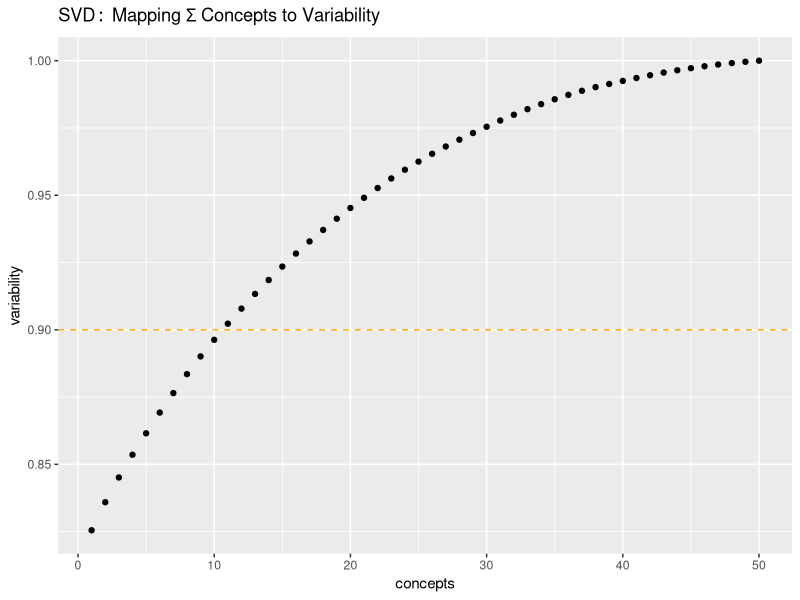

Here is the R script that generated this plot:
library(ggplot2)

set.seed(643)
n <- 100
m <- round(n/2, 0)
#percentNAs <- .3
#probs <- c(1-percentNAs, percentNAs)

# generate data
toyDF <- as.data.frame(replicate(m, floor(runif(n, 1,6))))

# test with lower rank matrix
#toyDF <- as.data.frame(matrix(
#    c(1,1,1,0,
#      2,2,2,0,
#      3,3,3,0,
#      0,0,0,4,
#      0,0,0,3), byrow=T, 5, 4
#))

## intro NAs
#toyDF <- as.data.frame(
#    lapply(toyDF, function(df) df[sample(c(TRUE, NA), prob = probs, size = length(df), replace = TRUE) ]), 
#    row.names = users, 
#    col.names = items)

x <- svd(toyDF)
S <- diag(x$d)
U <- x$u
V <- x$v

M <- U %*% S %*% t(V)

## How many to dimensions to keep?
# want to keep about ~90% of the variance.  
SVDRemoveTable <- function(s) {
    df <- data.frame()
    for (i in seq(nrow(s))) {
        m <- sum(s[1:i, 1:i]^2)/sum(s^2)
        df <- rbind(df, c(i, m))
    }
    names(df) <- c("concepts", "variability")
    df
}

mytable <- SVDRemoveTable(S)

mu <- 4

## Remove elements  
NewS <- S[1:mu, 1:mu]
NewU <- U[,1:mu]
NewV <- V[,1:mu]



## Create new M, should we want to
if (is.null(nrow(NewS))) {
    NewM <- NewU * NewS %*% t(NewV)
} else {
    NewM <- NewU %*% NewS %*% t(NewV)
}

## Test replace diag w/ 0s
AltS <- svd(toyDF)$d
AltS[(mu+1):length(AltS)] <- 0
AltS <- diag(AltS)
NewMA <- U %*% AltS %*% t(V)

NewMA == NewM

ggplot(mytable, aes(concepts, variability)) + geom_point() + 
    geom_hline(yintercept = .9, color='orange', linetype='dashed') + 
    ggtitle(expression(SVD:~Mapping~Sigma~Concepts~to~Variability))

